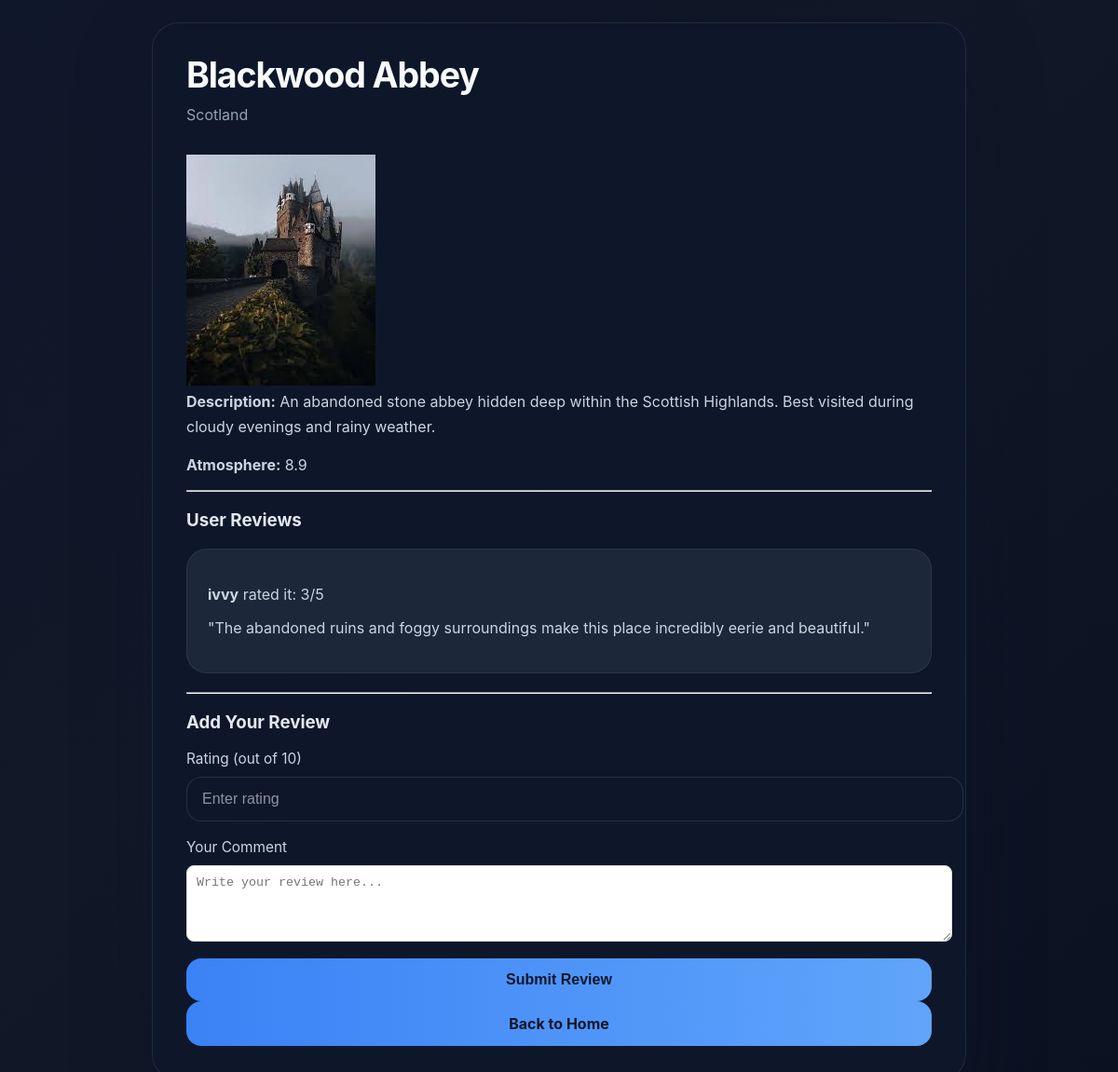
/review/2/, run on an earlier commit of the app's database.
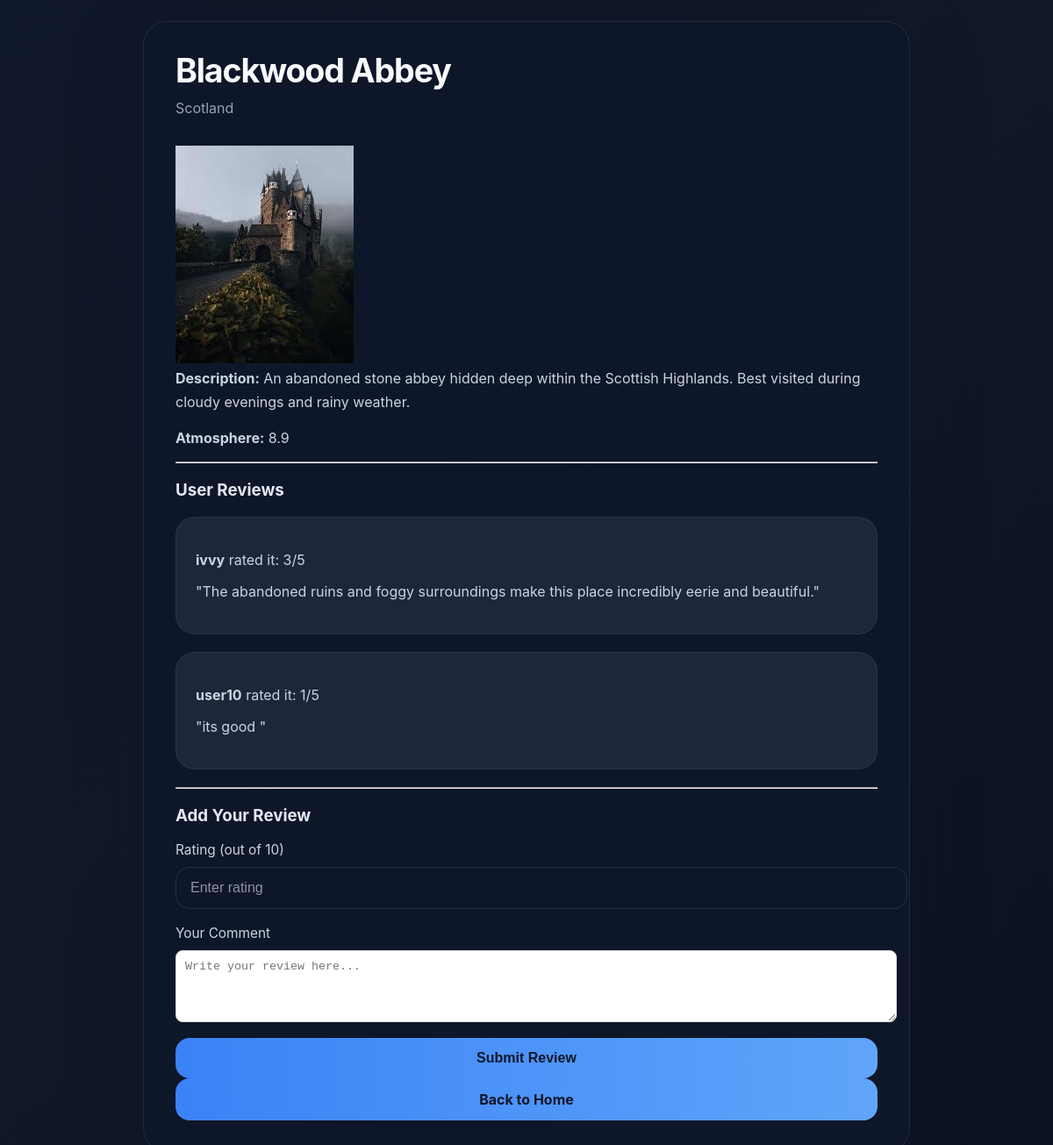
And on a later commit of the database.
### core/models.py (models this page shows, shortened)
class Review(models.Model):
    comment = models.TextField()
    rating = models.IntegerField()
    user = models.ForeignKey(User, on_delete=models.CASCADE)
    destination = models.ForeignKey(Destination, on_delete=models.CASCADE)

### core/views.py (the view, shortened to what this page needs)
# urls.py: path('review/<int:Destination_id>/', review_view, name='review_view'),
def review_view(request , Destination_id ):
    watching = get_object_or_404(Destination, id=Destination_id)
    return render(request, 'core/review.html', {'watching': watching})

### templates/core/review.html (shortened to what this page needs)
<!DOCTYPE html>
<html lang="en">
<head>
    {% load static %}
    <link rel="stylesheet" href="{% static 'core/styles.css' %}">
</head>
<body>
    <div class="page-wrapper">
        <div class="auth-card" style="max-width: 800px;">
            <div class="destination-detail mb-4">
                <h1 class="review-title">{{ watching.castle }}</h1>
                <p class="subtitle">{{ watching.country }}</p>
                {% if watching.image %}
                    <img src="{{ watching.image.url }}" alt="{{ watching.castle }}" class="card-img-top rounded-3 mb-3">
                {% endif %}
                <p class="review-item"><strong>Description:</strong> {{ watching.description }}</p>
                <p class="review-item"><strong>Atmosphere:</strong> {{ watching.atmosphere }}</p>
            </div>
            <hr>
            <div class="review-section">
                <h3 class="mb-3">User Reviews</h3>
                {% if watching.review_set.all %}
                    {% for review in watching.review_set.all %}
                    <div class="review-card mb-3 p-3 border rounded-3">
                        <p class="review-meta mb-1"><strong>{{ review.user }}</strong> rated it: {{ review.rating }}/5</p>
                        <p class="review-text mb-0">"{{ review.comment }}"</p>
                    </div>
                    {% endfor %}
                {% else %}
                    <p class="text-muted">No reviews yet for this castle.</p>
                {% endif %}
            </div>
            <hr>
            <div class="add-review-section">
                <h3 class="mb-3">Add Your Review</h3>
                <form method="POST" class="auth-form">
                    <label>
                        Rating (out of 10)
                        <input type="number" name="rating" min="1" max="10" placeholder="Enter rating" required>
                    </label>
                    <label>
                        Your Comment
                        <textarea name="comment" placeholder="Write your review here..." rows="4" style="width: 100%; padding: 10px; border-radius: 8px; border: 1px solid #ddd;" required></textarea>
                    </label>
                    <button type="submit" class="btn">Submit Review</button>
                </form>
            </div>
            <a href="{% url 'home' %}" class="btn mt-4" style="display: inline-block; text-decoration: none; text-align: center; background-color: #6c757d;">Back to Home</a>
        </div>
    </div>
</body>
</html>

What changed in the data, as far as the page shows it:
added Review: user "user10", rating "1", comment "its good"
